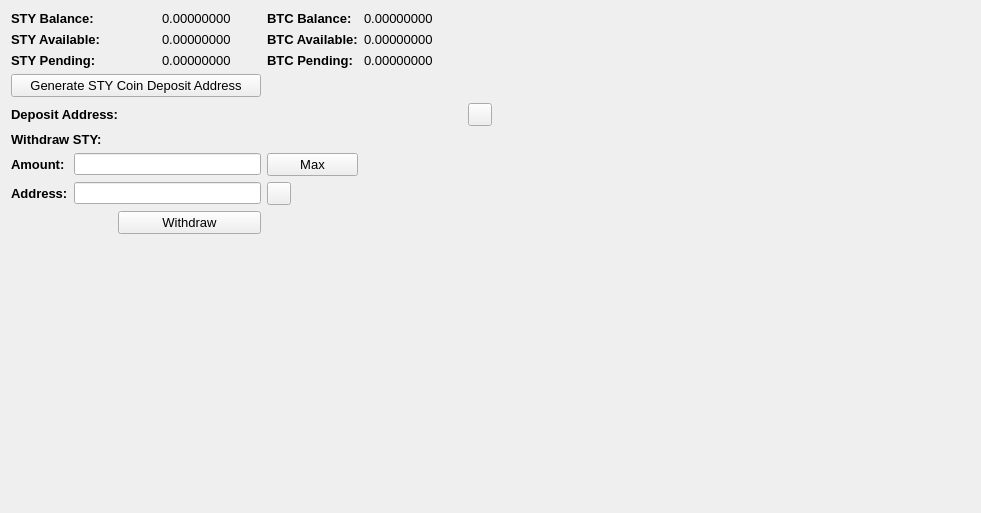
     <widget class="QWidget" name="BalanceTab">
      <attribute name="title">
       <string>Balance</string>
      </attribute>
      <layout class="QGridLayout" name="gridLayout_2">
       <item row="0" column="0" colspan="2">
        <widget class="QLabel" name="label_11">
         <property name="font">
          <font>
           <pointsize>10</pointsize>
           <weight>75</weight>
           <bold>true</bold>
          </font>
         </property>
         <property name="text">
          <string>STY Balance:</string>
         </property>
        </widget>
       </item>
       <item row="0" column="3">
        <widget class="QLabel" name="HMBalanceLabel">
         <property name="font">
          <font>
           <pointsize>10</pointsize>
          </font>
         </property>
         <property name="text">
          <string>0.00000000</string>
         </property>
         <property name="textInteractionFlags">
          <set>Qt::LinksAccessibleByMouse|Qt::TextSelectableByMouse</set>
         </property>
        </widget>
       </item>
       <item row="0" column="4">
        <widget class="QLabel" name="label_12">
         <property name="font">
          <font>
           <pointsize>10</pointsize>
           <weight>75</weight>
           <bold>true</bold>
          </font>
         </property>
         <property name="text">
          <string>BTC Balance:</string>
         </property>
        </widget>
       </item>
       <item row="0" column="5">
        <widget class="QLabel" name="BitcoinBalanceLabel">
         <property name="font">
          <font>
           <pointsize>10</pointsize>
          </font>
         </property>
         <property name="text">
          <string>0.00000000</string>
         </property>
         <property name="textInteractionFlags">
          <set>Qt::LinksAccessibleByMouse|Qt::TextSelectableByMouse</set>
         </property>
        </widget>
       </item>
       <item row="0" column="7" rowspan="10">
        <spacer name="horizontalSpacer_4">
         <property name="orientation">
          <enum>Qt::Horizontal</enum>
         </property>
         <property name="sizeHint" stdset="0">
          <size>
           <width>478</width>
           <height>488</height>
          </size>
         </property>
        </spacer>
       </item>
       <item row="1" column="0" colspan="2">
        <widget class="QLabel" name="label_13">
         <property name="font">
          <font>
           <pointsize>10</pointsize>
           <weight>75</weight>
           <bold>true</bold>
          </font>
         </property>
         <property name="text">
          <string>STY Available:</string>
         </property>
        </widget>
       </item>
       <item row="1" column="3">
        <widget class="QLabel" name="HMAvailableLabel_2">
         <property name="font">
          <font>
           <pointsize>10</pointsize>
          </font>
         </property>
         <property name="text">
          <string>0.00000000</string>
         </property>
         <property name="textInteractionFlags">
          <set>Qt::LinksAccessibleByMouse|Qt::TextSelectableByMouse</set>
         </property>
        </widget>
       </item>
       <item row="1" column="4">
        <widget class="QLabel" name="label_15">
         <property name="font">
          <font>
           <pointsize>10</pointsize>
           <weight>75</weight>
           <bold>true</bold>
          </font>
         </property>
         <property name="text">
          <string>BTC Available:</string>
         </property>
        </widget>
       </item>
       <item row="1" column="5">
        <widget class="QLabel" name="BitcoinAvailableLabel">
         <property name="font">
          <font>
           <pointsize>10</pointsize>
          </font>
         </property>
         <property name="text">
          <string>0.00000000</string>
         </property>
         <property name="textInteractionFlags">
          <set>Qt::LinksAccessibleByMouse|Qt::TextSelectableByMouse</set>
         </property>
        </widget>
       </item>
       <item row="2" column="0" colspan="2">
        <widget class="QLabel" name="label_14">
         <property name="font">
          <font>
           <pointsize>10</pointsize>
           <weight>75</weight>
           <bold>true</bold>
          </font>
         </property>
         <property name="text">
          <string>STY Pending:</string>
         </property>
        </widget>
       </item>
       <item row="2" column="3">
        <widget class="QLabel" name="HMPendingLabel">
         <property name="font">
          <font>
           <pointsize>10</pointsize>
          </font>
         </property>
         <property name="text">
          <string>0.00000000</string>
         </property>
         <property name="textInteractionFlags">
          <set>Qt::LinksAccessibleByMouse|Qt::TextSelectableByMouse</set>
         </property>
        </widget>
       </item>
       <item row="2" column="4">
        <widget class="QLabel" name="label_31">
         <property name="font">
          <font>
           <pointsize>10</pointsize>
           <weight>75</weight>
           <bold>true</bold>
          </font>
         </property>
         <property name="text">
          <string>BTC Pending:</string>
         </property>
        </widget>
       </item>
       <item row="2" column="5">
        <widget class="QLabel" name="BitcoinPendingLabel">
         <property name="font">
          <font>
           <pointsize>10</pointsize>
          </font>
         </property>
         <property name="text">
          <string>0.00000000</string>
         </property>
         <property name="textInteractionFlags">
          <set>Qt::LinksAccessibleByMouse|Qt::TextSelectableByMouse</set>
         </property>
        </widget>
       </item>
       <item row="3" column="0" colspan="4">
        <widget class="QPushButton" name="GenDepositBTN">
         <property name="font">
          <font>
           <pointsize>10</pointsize>
          </font>
         </property>
         <property name="text">
          <string>Generate STY Coin Deposit Address</string>
         </property>
        </widget>
       </item>
       <item row="4" column="0" colspan="3">
        <widget class="QLabel" name="label_33">
         <property name="font">
          <font>
           <pointsize>10</pointsize>
           <weight>75</weight>
           <bold>true</bold>
          </font>
         </property>
         <property name="text">
          <string>Deposit Address:</string>
         </property>
        </widget>
       </item>
       <item row="4" column="3" colspan="3">
        <widget class="QLabel" name="DepositAddressLabel">
         <property name="minimumSize">
          <size>
           <width>300</width>
           <height>0</height>
          </size>
         </property>
         <property name="palette">
          <palette>
           <active>
            <colorrole role="WindowText">
             <brush brushstyle="SolidPattern">
              <color alpha="255">
               <red>0</red>
               <green>0</green>
               <blue>0</blue>
              </color>
             </brush>
            </colorrole>
            <colorrole role="Text">
             <brush brushstyle="SolidPattern">
              <color alpha="255">
               <red>0</red>
               <green>0</green>
               <blue>255</blue>
              </color>
             </brush>
            </colorrole>
           </active>
           <inactive>
            <colorrole role="WindowText">
             <brush brushstyle="SolidPattern">
              <color alpha="255">
               <red>0</red>
               <green>0</green>
               <blue>0</blue>
              </color>
             </brush>
            </colorrole>
            <colorrole role="Text">
             <brush brushstyle="SolidPattern">
              <color alpha="255">
               <red>0</red>
               <green>0</green>
               <blue>255</blue>
              </color>
             </brush>
            </colorrole>
           </inactive>
           <disabled>
            <colorrole role="WindowText">
             <brush brushstyle="SolidPattern">
              <color alpha="255">
               <red>120</red>
               <green>120</green>
               <blue>120</blue>
              </color>
             </brush>
            </colorrole>
            <colorrole role="Text">
             <brush brushstyle="SolidPattern">
              <color alpha="255">
               <red>120</red>
               <green>120</green>
               <blue>120</blue>
              </color>
             </brush>
            </colorrole>
           </disabled>
          </palette>
         </property>
         <property name="font">
          <font>
           <pointsize>10</pointsize>
           <weight>75</weight>
           <bold>true</bold>
          </font>
         </property>
         <property name="text">
          <string/>
         </property>
         <property name="alignment">
          <set>Qt::AlignRight|Qt::AlignTrailing|Qt::AlignVCenter</set>
         </property>
         <property name="textInteractionFlags">
          <set>Qt::LinksAccessibleByMouse|Qt::TextSelectableByKeyboard|Qt::TextSelectableByMouse</set>
         </property>
        </widget>
       </item>
       <item row="4" column="6">
        <widget class="QToolButton" name="DepositCopyButton">
         <property name="toolTip">
          <string>Copy to clipboard</string>
         </property>
         <property name="text">
          <string/>
         </property>
         <property name="icon">
          <iconset resource="../bitcoin.qrc">
           <normaloff>:/icons/editcopy</normaloff>:/icons/editcopy</iconset>
         </property>
         <property name="shortcut">
          <string>Alt+P</string>
         </property>
        </widget>
       </item>
       <item row="5" column="0" colspan="2">
        <widget class="QLabel" name="label_34">
         <property name="font">
          <font>
           <pointsize>10</pointsize>
           <weight>75</weight>
           <bold>true</bold>
          </font>
         </property>
         <property name="text">
          <string>Withdraw STY:</string>
         </property>
        </widget>
       </item>
       <item row="6" column="0">
        <widget class="QLabel" name="label_26">
         <property name="font">
          <font>
           <pointsize>10</pointsize>
           <weight>75</weight>
           <bold>true</bold>
          </font>
         </property>
         <property name="text">
          <string>Amount:</string>
         </property>
        </widget>
       </item>
       <item row="6" column="1" colspan="3">
        <widget class="QLineEdit" name="WithdrawUnitsInput">
         <property name="font">
          <font>
           <pointsize>9</pointsize>
           <weight>75</weight>
           <bold>true</bold>
          </font>
         </property>
         <property name="text">
          <string/>
         </property>
        </widget>
       </item>
       <item row="6" column="4">
        <widget class="QPushButton" name="Withdraw_Max_Amount">
         <property name="font">
          <font>
           <pointsize>10</pointsize>
          </font>
         </property>
         <property name="text">
          <string>Max</string>
         </property>
        </widget>
       </item>
       <item row="7" column="0">
        <widget class="QLabel" name="label_10">
         <property name="font">
          <font>
           <pointsize>10</pointsize>
           <weight>75</weight>
           <bold>true</bold>
          </font>
         </property>
         <property name="text">
          <string>Address:</string>
         </property>
        </widget>
       </item>
       <item row="7" column="1" colspan="3">
        <widget class="QLineEdit" name="WithdrawAddress">
         <property name="font">
          <font>
           <pointsize>9</pointsize>
           <weight>75</weight>
           <bold>true</bold>
          </font>
         </property>
        </widget>
       </item>
       <item row="7" column="4">
        <widget class="QToolButton" name="WithdrawPasteButton">
         <property name="toolTip">
          <string>Paste from clipboard</string>
         </property>
         <property name="text">
          <string/>
         </property>
         <property name="icon">
          <iconset resource="../bitcoin.qrc">
           <normaloff>:/icons/editpaste</normaloff>:/icons/editpaste</iconset>
         </property>
         <property name="shortcut">
          <string>Alt+P</string>
         </property>
        </widget>
       </item>
       <item row="8" column="2" colspan="2">
        <widget class="QPushButton" name="WithdrawUnitsBtn">
         <property name="font">
          <font>
           <pointsize>10</pointsize>
          </font>
         </property>
         <property name="text">
          <string>Withdraw</string>
         </property>
        </widget>
       </item>
       <item row="9" column="0" colspan="6">
        <spacer name="verticalSpacer">
         <property name="orientation">
          <enum>Qt::Vertical</enum>
         </property>
         <property name="sizeHint" stdset="0">
          <size>
           <width>428</width>
           <height>262</height>
          </size>
         </property>
        </spacer>
       </item>
      </layout>
      <zorder>label_31</zorder>
      <zorder>label_15</zorder>
      <zorder>label_12</zorder>
      <zorder>label_14</zorder>
      <zorder>label_13</zorder>
      <zorder>label_11</zorder>
      <zorder>BitcoinBalanceLabel</zorder>
      <zorder>HMBalanceLabel</zorder>
      <zorder>HMAvailableLabel_2</zorder>
      <zorder>HMPendingLabel</zorder>
      <zorder>BitcoinAvailableLabel</zorder>
      <zorder>BitcoinPendingLabel</zorder>
      <zorder>label_33</zorder>
      <zorder>GenDepositBTN</zorder>
      <zorder>DepositAddressLabel</zorder>
      <zorder>Withdraw_Max_Amount</zorder>
      <zorder>label_34</zorder>
      <zorder>WithdrawUnitsInput</zorder>
      <zorder>label_10</zorder>
      <zorder>label_26</zorder>
      <zorder>WithdrawAddress</zorder>
      <zorder>WithdrawUnitsBtn</zorder>
      <zorder>horizontalSpacer_4</zorder>
      <zorder>verticalSpacer</zorder>
      <zorder>WithdrawPasteButton</zorder>
      <zorder>DepositCopyButton</zorder>
     </widget>
